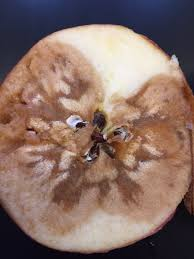
%> input picture a5.jpg, 194 x 259 px
$ octave image_processing_project.m   (GNU Octave 9; MATLAB toolbox functions it lacks are replaced by stand-ins)
%> lines starting %> are read from the running program, lines starting %| are printed output that depends on the picture; in (x1, y1, x2, y2) boxes, pixels count from 0 and x2, y2 are one past the last pixel; in counts of white or black regions, pixels touching at a corner belong together; the program's own positions count from 1
ai = imread('a5.jpg');
%> ai is the input picture: size 259x194x3 uint8; mean R, G, B 134.3, 109.6, 101.7
mi=imread('mango_infected.png');
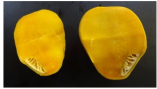
%> input picture mango_infected.png, 157 x 89 px
%> mi is the input picture: size 89x157x3 uint8; mean R, G, B 126.8, 102.5, 32.6
m4=imread('m4.PNG');
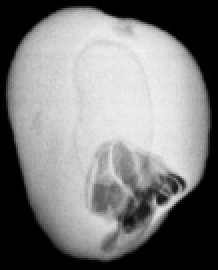
%> input picture m4.PNG, 109 x 135 px (shown 2 times larger)
%> m4 is the input picture: size 135x109x3 uint8; min 0, max 241, mean 124.3

img = imread('potato.png');
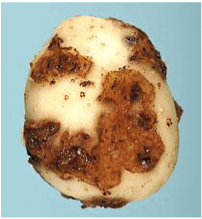
%> input picture potato.PNG, 202 x 219 px
%> img is the input picture: size 219x202x3 uint8; mean R, G, B 171, 163.3, 142.7
type = 'a';
[L, Centers] = imsegkmeans(img, 3);
%> L: size 219x202 uint8; 3 distinct labels, from 1 to 3
%> Centers = [233 209 162; 136 77 41; 161 199 205]
B = labeloverlay(img,L);
rgbImage = B;
% Display the original image.
subplot(4, 5, 1);
imshow(rgbImage);
title('Original Image(Potato)');
% Split the original image into color bands.
redBand = rgbImage(:,:, 1);
greenBand = rgbImage(:,:, 2);
blueBand = rgbImage(:,:, 3);
% Threshold each color band.
redthreshold = 100;
greenThreshold = 140;
blueThreshold = 170;
redMask = (redBand < redthreshold);
%> redMask: size 219x202 logical; 32.9% white; 54 white regions (48 under 20 px), largest, box (x1, y1, x2, y2) and area: (22, 17, 167, 209) 12016, (24, 34, 94, 107) 1874, (166, 98, 183, 170) 420, (80, 80, 94, 87) 61, (162, 87, 170, 99) 34, (80, 91, 85, 98) 20
greenMask = (greenBand > greenThreshold);
%> greenMask: size 219x202 logical; 74.5% white; 174 black regions (169 under 20 px), largest, box (x1, y1, x2, y2) and area: (28, 15, 177, 201) 8839, (0, 0, 202, 219) 1238, (43, 171, 103, 199) 705, (32, 40, 52, 66) 95, (73, 146, 80, 154) 20
blueMask = (blueBand < blueThreshold);
%> blueMask: size 219x202 logical; 73.9% white; 120 black regions (116 under 20 px), largest, box (x1, y1, x2, y2) and area: (24, 15, 179, 203) 9130, (0, 0, 202, 219) 1238, (41, 169, 103, 200) 781, (32, 40, 50, 67) 96
% Combine the masks to find where all 3 are "true."
damagedAreasMask = uint8(redMask & greenMask & blueMask);
%> damagedAreasMask: size 219x202 uint8; values 0 (black) and 1 (white), 29.2% white; 37 white regions (30 under 20 px), largest, box (x1, y1, x2, y2) and area: (23, 66, 165, 208) 9892, (30, 34, 93, 87) 1650, (119, 20, 167, 83) 1081
subplot(4, 5, 2);
imshow(damagedAreasMask, []);
title('Damaged Areas Mask');
maskedrgbImage = uint8(zeros(size(damagedAreasMask))); % Initialize
maskedrgbImage(:,:,1) = rgbImage(:,:,1) .* damagedAreasMask;
maskedrgbImage(:,:,2) = rgbImage(:,:,2) .* damagedAreasMask;
maskedrgbImage(:,:,3) = rgbImage(:,:,3) .* damagedAreasMask;
%> maskedrgbImage: size 219x202x3 uint8
reqInfo = maskedrgbImage(:, :, 1) > 0 & maskedrgbImage(:, :, 2) > 0 & maskedrgbImage(:, :, 3) > 0;
res = sum(reqInfo(:));
%> res = 12924
disp(res)
%| 12924
t = 10000;
if type=='b'
    t = 5000;
end
if res>t
    subplot(4, 5, 3);
    imshow(maskedrgbImage);
    title('Result: Infected');
else
    subplot(4, 5, 3);
    imshow(maskedrgbImage);
    title('Result: Good');
end

%=================================================================================%

img = imread('good_potato.jpg');
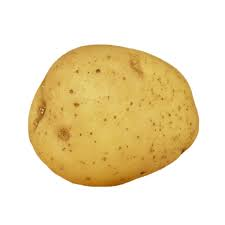
%> input picture good_potato.jpg, 225 x 225 px
%> img is the input picture: size 225x225x3 uint8; mean R, G, B 238.2, 223.3, 188.6
[L, Centers] = imsegkmeans(img, 3);
%> L: size 225x225 uint8; 3 distinct labels, from 1 to 3
%> Centers = [217 180 87; 255 255 254; 187 141 55]
B = labeloverlay(img,L);
%> B: size 225x225x3 uint8
rgbImage = B;
% Display the original image.
subplot(4, 5, 4);
imshow(rgbImage);
title('Original Image(Potato)');
% Split the original image into color bands.
redBand = rgbImage(:,:, 1);
%> redBand: size 225x225 uint8
greenBand = rgbImage(:,:, 2);
%> greenBand: size 225x225 uint8
blueBand = rgbImage(:,:, 3);
%> blueBand: size 225x225 uint8
% Threshold each color band.
redthreshold = 100;
greenThreshold = 140;
blueThreshold = 170;
redMask = (redBand < redthreshold);
%> redMask: size 225x225 logical; 0.06% white in thin lines or dots, all inside (x1, y1, x2, y2) = (28, 46, 197, 186)
greenMask = (greenBand > greenThreshold);
%> greenMask: size 225x225 logical; 70.6% white; 99 black regions (98 under 20 px), largest, box (x1, y1, x2, y2) and area: (28, 46, 196, 173) 14675
blueMask = (blueBand < blueThreshold);
%> blueMask: size 225x225 logical; 19.2% white; 93 white regions (88 under 20 px), largest, box (x1, y1, x2, y2) and area: (29, 45, 199, 187) 9178, (105, 53, 120, 61) 75, (72, 102, 80, 109) 35, (107, 70, 115, 76) 28, (94, 68, 101, 73) 22
% Combine the masks to find where all 3 are "true."
damagedAreasMask = uint8(redMask & greenMask & blueMask);
%> damagedAreasMask: size 225x225 uint8; every value is 0
maskedrgbImage = uint8(zeros(size(damagedAreasMask))); % Initialize
maskedrgbImage(:,:,1) = rgbImage(:,:,1) .* damagedAreasMask;
maskedrgbImage(:,:,2) = rgbImage(:,:,2) .* damagedAreasMask;
maskedrgbImage(:,:,3) = rgbImage(:,:,3) .* damagedAreasMask;
%> maskedrgbImage: size 225x225x3 uint8; every value is 0
%imtool(maskedrgbImage);
reqInfo = maskedrgbImage(:, :, 1) > 0 & maskedrgbImage(:, :, 2) > 0 & maskedrgbImage(:, :, 3) > 0;
res = sum(reqInfo(:));
%> res = 0
disp(res)
%| 0
t = 10000;
if type=='b'
    t = 5000;
end
if res>t
    subplot(4, 5, 5);
    imshow(maskedrgbImage);
    title('Result: Infected');
else
    subplot(4, 5, 5);
    imshow(maskedrgbImage);
    title('Result: Good');
end

%===============================================================================%
img = imread('banana.png');
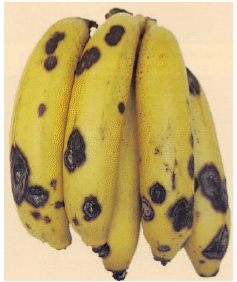
%> input picture banana.PNG, 237 x 282 px
%> img is the input picture: size 282x237x3 uint8; mean R, G, B 193.9, 171.4, 111.5
%img = imread('b1.jpg');
%img = imread('b2.jpg');
type = 'b';

[L, Centers] = imsegkmeans(img, 3);
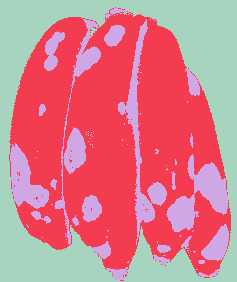
%> L: size 282x237 uint8; 3 distinct labels, from 1 to 3; one colour per label, 0 black
%> Centers = [246 227 199; 192 166 72; 90 71 59]
B = labeloverlay(img,L);
%> B: size 282x237x3 uint8
rgbImage = B;
% Display the original image.
subplot(4, 5, 6);
imshow(rgbImage);
title('Original Image(Banana)');
% Split the original image into color bands.
redBand = rgbImage(:,:, 1);
%> redBand: size 282x237 uint8
greenBand = rgbImage(:,:, 2);
%> greenBand: size 282x237 uint8
blueBand = rgbImage(:,:, 3);
%> blueBand: size 282x237 uint8
% Threshold each color band.
redthreshold = 100;
greenThreshold = 140;
blueThreshold = 170;
redMask = (redBand < redthreshold);
%> redMask: size 282x237 logical; 33.4% white; 194 white regions (190 under 20 px), largest, box (x1, y1, x2, y2) and area: (10, 15, 231, 276) 21737, (37, 102, 48, 118) 66, (105, 8, 118, 22) 33, (15, 96, 22, 115) 33
greenMask = (greenBand > greenThreshold);
%> greenMask: size 282x237 logical; 67.1% white; 80 black regions (77 under 20 px), largest, box (x1, y1, x2, y2) and area: (0, 0, 237, 282) 21781, (134, 53, 138, 74) 35, (90, 27, 97, 37) 33
blueMask = (blueBand < blueThreshold);
%> blueMask: size 282x237 logical; 55.7% white; 305 black regions (294 under 20 px), largest, box (x1, y1, x2, y2) and area: (0, 0, 237, 282) 25123, (74, 93, 104, 197) 1461, (159, 103, 177, 205) 861
% Combine the masks to find where all 3 are "true."
damagedAreasMask = uint8(redMask & greenMask & blueMask);
%> damagedAreasMask: size 282x237 uint8; values 0 (black) and 1 (white), 26.8% white; 222 white regions (211 under 20 px), largest, box (x1, y1, x2, y2) and area: (63, 18, 150, 270) 7398, (137, 21, 219, 276) 5716, (18, 22, 93, 250) 3476
subplot(4, 5, 7);
imshow(damagedAreasMask, []);
title('Damaged Areas Mask');
maskedrgbImage = uint8(zeros(size(damagedAreasMask))); % Initialize
maskedrgbImage(:,:,1) = rgbImage(:,:,1) .* damagedAreasMask;
%> maskedrgbImage: size 282x237 uint8
maskedrgbImage(:,:,2) = rgbImage(:,:,2) .* damagedAreasMask;
maskedrgbImage(:,:,3) = rgbImage(:,:,3) .* damagedAreasMask;
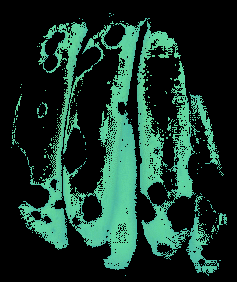
%> maskedrgbImage: size 282x237x3 uint8; mean R, G, B 24.4, 54.5, 42.8
%imtool(maskedrgbImage);
reqInfo = maskedrgbImage(:, :, 1) > 0 & maskedrgbImage(:, :, 2) > 0 & maskedrgbImage(:, :, 3) > 0;
res = sum(reqInfo(:));
%> res = 17881
disp(res)
%| 17881
t = 10000;
if type=='b'
    t = 5000;
end
if res>t
    subplot(4, 5, 8);
    imshow(maskedrgbImage);
    title('Result: Infected');
else
    subplot(4, 5, 8);
    imshow(maskedrgbImage);
    title('Result: Good');
end

%=================================================================================%

%img = imread('b1.jpg');
%> (the run ends here)
